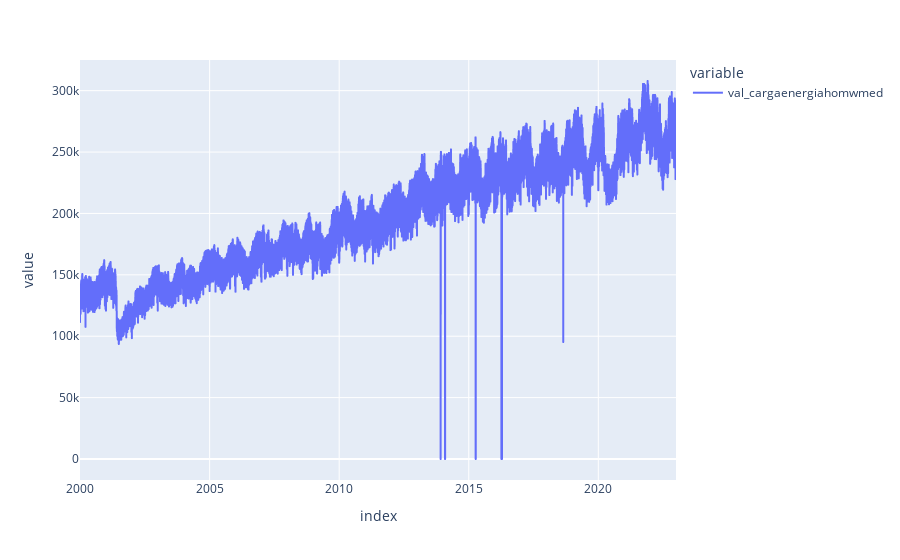

Write notebook code for a chart like this one.
### Code cell
px.line(carga_diaria)

### Figure 1 — Plotly figure (JSON) as saved in the notebook; plotly's stock layout.template omitted (floating-point values rounded to 4 significant figures; data arrays with more than 128 entries replaced by an {"elided": "..."} marker saying what was removed)
{"data": [{"hovertemplate": "variable=val_cargaenergiahomwmed<br>index=%{x}<br>value=%{y}<extra></extra>", "legendgroup": "val_cargaenergiahomwmed", "line": {"color": "#636efa", "dash": "solid"}, "marker": {"symbol": "circle"}, "mode": "lines", "name": "val_cargaenergiahomwmed", "showlegend": true, "type": "scattergl", "x": {"elided": "8401 str values"}, "xaxis": "x", "y": {"elided": "8401 float values"}, "yaxis": "y"}], "layout": {"legend": {"title": {"text": "variable"}, "tracegroupgap": 0}, "margin": {"t": 60}, "xaxis": {"anchor": "y", "domain": [0, 1], "title": {"text": "index"}}, "yaxis": {"anchor": "x", "domain": [0, 1], "title": {"text": "value"}}}}
